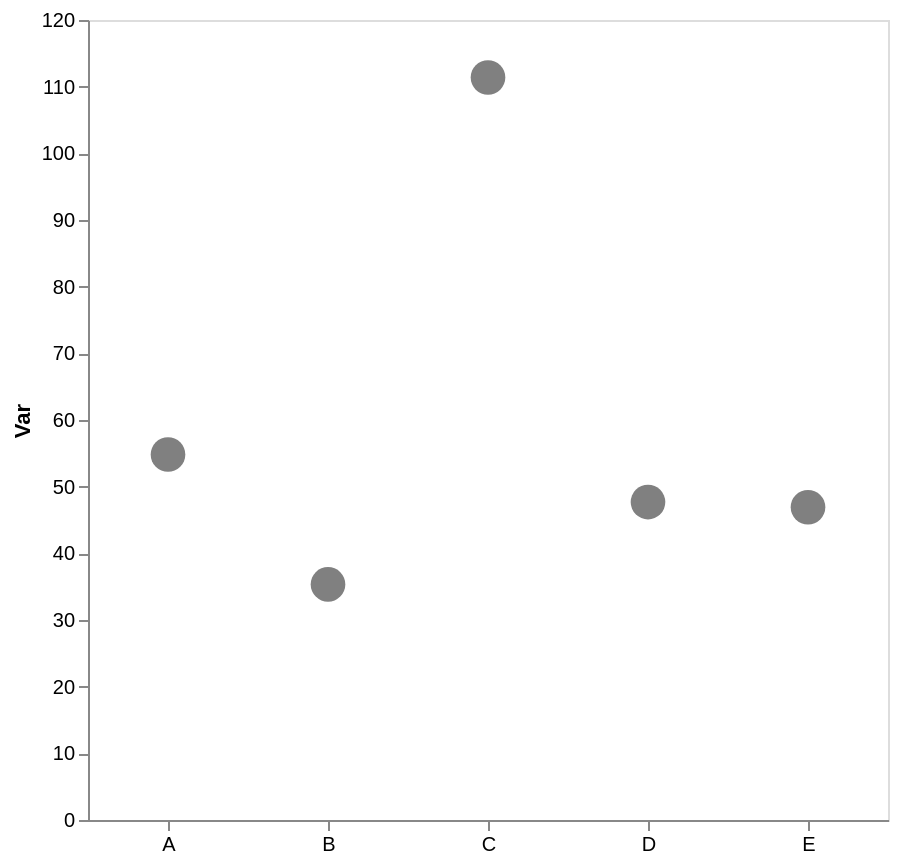

Here is the Vega-Lite specification saved for this chart:
### Vega-Lite specification from a JSON file in a GitHub repository (floating-point values rounded to 4 significant figures)
{"config": {"view": {"continuousWidth": 300, "continuousHeight": 300}, "axis": {"grid": false}, "bar": {"color": "gray"}}, "data": {"name": "data-1c6ca7d4ceff464f332f3b64eafae41d"}, "mark": {"type": "point", "color": "gray", "filled": true, "size": 300}, "encoding": {"x": {"axis": {"labelAngle": 0, "title": null}, "field": "cat", "type": "nominal"}, "y": {"aggregate": "mean", "axis": {"title": "Var"}, "field": "var1", "type": "quantitative"}}, "height": 400, "width": 400, "$schema": "https://vega.github.io/schema/vega-lite/v5.17.0.json", "datasets": {"data-1c6ca7d4ceff464f332f3b64eafae41d": [{"cat": "C", "var1": 105.2, "var2": 45.41}, {"cat": "D", "var1": 42.4, "var2": 58.02}, {"cat": "D", "var1": 50.49, "var2": 68.55}, {"cat": "D", "var1": 50.16, "var2": 55.88}, {"cat": "C", "var1": 117.6, "var2": 52.84}, {"cat": "A", "var1": 44.62, "var2": 43.63}, {"cat": "A", "var1": 58.36, "var2": 39.23}, {"cat": "E", "var1": 57.0, "var2": 61.25}, {"cat": "A", "var1": 65.91, "var2": 47.5}, {"cat": "E", "var1": 36.84, "var2": 45.62}, {"cat": "A", "var1": 50.39, "var2": 37.01}, {"cat": "B", "var1": 35.34, "var2": 53.73}]}}
